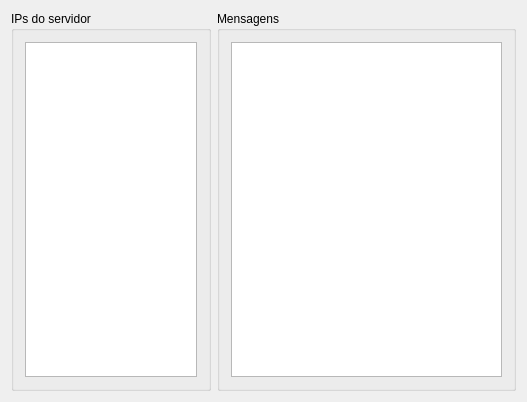
<?xml version="1.0" encoding="UTF-8"?>
<ui version="4.0">
    <class>MainWindow</class>
    <widget class="QMainWindow" name="MainWindow">
        <property name="geometry">
            <rect>
                <x>0</x>
                <y>0</y>
                <width>527</width>
                <height>402</height>
            </rect>
        </property>
        <property name="windowTitle">
            <string>Server</string>
        </property>
        <widget class="QWidget" name="centralWidget">
            <layout class="QHBoxLayout" name="horizontalLayout_3" stretch="40,60">
                <item>
                    <widget class="QGroupBox" name="groupBox">
                        <property name="title">
                            <string>IPs do servidor</string>
                        </property>
                        <layout class="QHBoxLayout" name="horizontalLayout">
                            <item>
                                <widget class="QListWidget" name="listWidget"/>
                            </item>
                        </layout>
                    </widget>
                </item>
                <item>
                    <widget class="QGroupBox" name="groupBox_2">
                        <property name="title">
                            <string>Mensagens</string>
                        </property>
                        <layout class="QGridLayout" name="gridLayout">
                            <item row="0" column="0">
                                <widget class="QTextBrowser" name="textBrowser"/>
                            </item>
                        </layout>
                    </widget>
                </item>
            </layout>
        </widget>
    </widget>
    <layoutdefault spacing="6" margin="11"/>
    <resources/>
    <connections/>
</ui>
